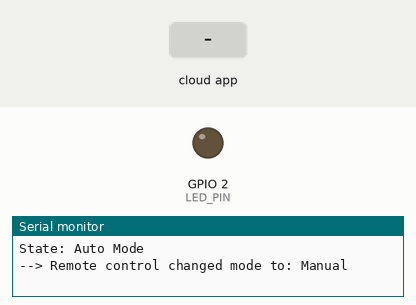
Bench run of a sketch on a simulated ESP32. Parts: output pins drawn as LEDs (lit = HIGH), the last lines printed to the serial monitor. Inputs (shaded band) come from the test bench. WiFi joins after 1.5 s; servers stay silent unless stated; the local clock reads 2024-03-15 10:24:30 at power-on unless the sketch sets it; the Firebase database answers and starts empty.

Above: at 2.7 s.
2.8 s: the phone or cloud app sets brightness_lvl to 1
At 3.4 s:
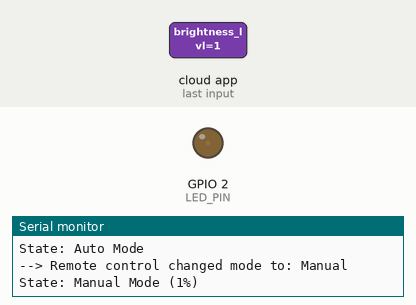
8.0 s: the phone or cloud app sets auto_mode to 1
At 11.4 s:
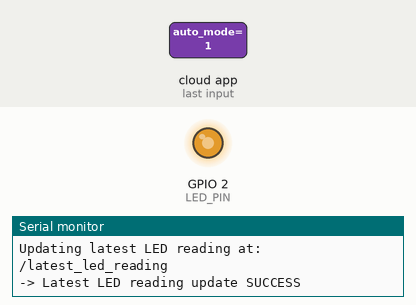
Timing chart, 0 to 12.9 s (numbered marks = the images above; inputs shaded):
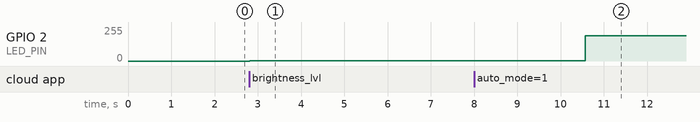

Measured:
- after the input at 2.8 s, GPIO 2 (LED_PIN): 0/255 → 2/255 at once
- after the input at 8.0 s, GPIO 2 (LED_PIN): 2/255 → 191/255 after 2.6 s

The sketch:

smart_led.ino
```cpp
#include <Arduino.h>
#include <WiFi.h>
#include <Firebase_ESP_Client.h>

// Required for Firebase
#include "addons/TokenHelper.h"
#include "addons/RTDBHelper.h"
#include "time.h"

// --- WiFi & Firebase Configuration ---
const char* WIFI_SSID = "B100M";
const char* WIFI_PASSWORD = "12345678";

#define API_KEY "AIzaSyDJXRY084sI0LWgpClDVLYYIx98oz-R5sc"
#define DATABASE_URL "https://iott-c526f-default-rtdb.firebaseio.com"

// --- NTP Time Configuration ---
const char* NTP_SERVER = "pool.ntp.org";
const long GMT_OFFSET_SEC = 28800; // GMT+8
const int DAYLIGHT_OFFSET_SEC = 0;

// --- Firebase Global Objects ---
FirebaseData fbdo;
FirebaseAuth auth;
FirebaseConfig config;

// --- Global Variables for Timing & Status ---
unsigned long sendDataPrevMillis = 0;
unsigned long controlCheckPrevMillis = 0;
unsigned long scheduleCheckPrevMillis = 0;
const int SCHEDULE_CHECK_INTERVAL = 30000; // Check for schedules every 30 seconds

bool signupOK = false;
bool isManualMode = false;      // Controlled by remote, but overridden by schedule
bool scheduleActive = false;    // True if a schedule is currently running
int lastBrightnessValue = -1;
int scheduleBrightness = 0;   // To store the brightness from the active schedule

// --- LED & LDR Configuration ---
#define LDR_PIN         32   // ADC1 channel 4
#define LED_PIN         2    // PWM-capable LED pin

// Calibration values
const int MIN_LUX = 20;
const int MAX_LUX = 1000;
const int MIN_BRIGHTNESS = 10;
const int MAX_BRIGHTNESS = 100;

// --- Function Prototypes ---
// void setup_wifi();
// void initializeFirebase();
// void sendLEDDataToFirebase(int rawLDR, float voltage, float lux, int brightness);
// String getFormattedTimestamp();
// void setLEDBrightness(int percent);
// void checkSchedules();
// void checkRemoteControl();
// void runAutoMode();
// void printCurrentState();

void setup() {
  Serial.begin(115200);
  pinMode(LED_PIN, OUTPUT);
  analogReadResolution(12); // Use 12-bit ADC resolution

  setup_wifi();
  initializeFirebase();

  Serial.println("\nSmart LED Grow Light Module");
  Serial.println("-----------------------------------------------------------------");
}

void loop() {
  // Highest priority: Check for active schedules periodically.
  if (millis() - scheduleCheckPrevMillis > SCHEDULE_CHECK_INTERVAL) {
    scheduleCheckPrevMillis = millis();
    checkSchedules();
  }

  // If a schedule is NOT active, then check for remote control commands.
  if (!scheduleActive && (millis() - controlCheckPrevMillis > 2000)) {
    controlCheckPrevMillis = millis();
    checkRemoteControl();
  }

  // If neither schedule nor manual mode is active, run auto mode.
  if (!scheduleActive && !isManualMode && Firebase.ready() && signupOK && (millis() - sendDataPrevMillis > 10000)) {
    sendDataPrevMillis = millis();
    runAutoMode();
  }

  printCurrentState();
  delay(1000); // Slow down the printing loop
}

void setLEDBrightness(int percent) {
  int pwmValue = map(percent, 0, 100, 0, 255);
  analogWrite(LED_PIN, pwmValue);
}

void checkSchedules() {
  if (!Firebase.ready() || WiFi.status() != WL_CONNECTED) {
    return; // Can't check schedules without connection
  }

  struct tm timeinfo;
  if (!getLocalTime(&timeinfo)) {
    Serial.println("Failed to obtain time for schedule check.");
    return;
  }

  int currentDay = timeinfo.tm_wday; // Sunday = 0, Saturday = 6
  int currentTime = timeinfo.tm_hour * 100 + timeinfo.tm_min;

  bool foundActiveSchedule = false;

  // Loop through up to 5 possible schedules
  for (int i = 1; i <= 5; i++) {
    String path = "/control/led/schedules/schedule_" + String(i);

    // Check if the schedule exists and is enabled
    if (Firebase.RTDB.getBool(&fbdo, path + "/enabled") && fbdo.boolData()) {

      // Get schedule details
      String startTimeStr, endTimeStr, daysStr;

      if (Firebase.RTDB.getString(&fbdo, path + "/start_time")) startTimeStr = fbdo.stringData();
      else { Serial.println("--> ERROR: Failed to get start_time for " + path); continue; }

      if (Firebase.RTDB.getString(&fbdo, path + "/end_time")) endTimeStr = fbdo.stringData();
      else { Serial.println("--> ERROR: Failed to get end_time for " + path); continue; }

      if (Firebase.RTDB.getInt(&fbdo, path + "/brightness")) scheduleBrightness = fbdo.intData();
      else { Serial.println("--> ERROR: Failed to get brightness for " + path); continue; }

      if (Firebase.RTDB.getString(&fbdo, path + "/days")) daysStr = fbdo.stringData();
      else { Serial.println("--> ERROR: Failed to get days for " + path); continue; }

      // --- Time & Day Validation ---
      int startTime = atoi(startTimeStr.substring(0, 2).c_str()) * 100 + atoi(startTimeStr.substring(3).c_str());
      int endTime = atoi(endTimeStr.substring(0, 2).c_str()) * 100 + atoi(endTimeStr.substring(3).c_str());

      // Check if current day is in the schedule's day list
      if (daysStr.indexOf(String(currentDay)) != -1) {
        // Check if current time is within the schedule's time range
        if (currentTime >= startTime && currentTime < endTime) {
          foundActiveSchedule = true;
          break; // Found an active schedule, no need to check others
        }
      }
    }
  }

  // --- Update System State ---
  if (foundActiveSchedule) {
    if (!scheduleActive) { // Print only on state change
      Serial.println("--> Schedule is now ACTIVE.");
    }
    scheduleActive = true;
    setLEDBrightness(scheduleBrightness);
    lastBrightnessValue = scheduleBrightness;
  } else {
    if (scheduleActive) { // Print only on state change
      Serial.println("--> Schedule is now INACTIVE. Reverting to previous mode.");
      // When schedule ends, revert to the state dictated by Firebase's auto_mode
      if(Firebase.RTDB.getBool(&fbdo, "/control/led/auto_mode")){
          isManualMode = !fbdo.boolData();
      }
    }
    scheduleActive = false;
  }
}

void checkRemoteControl() {
  if (!Firebase.ready() || WiFi.status() != WL_CONNECTED) return;

  // Check for auto_mode flag from Firebase
  if (Firebase.RTDB.getBool(&fbdo, "/control/led/auto_mode")) {
    bool autoModeEnabled = fbdo.boolData();
    // In our new logic, isManualMode is just the opposite of autoModeEnabled
    if (isManualMode == autoModeEnabled) {
      isManualMode = !autoModeEnabled;
      Serial.print("--> Remote control changed mode to: ");
      Serial.println(isManualMode ? "Manual" : "Auto");
    }
  }

  // If in manual mode, check for brightness changes
  if (isManualMode && Firebase.RTDB.getInt(&fbdo, "/control/led/brightness_lvl")) {
    int manualBrightness = constrain(fbdo.intData(), 0, 100);
    if (manualBrightness != lastBrightnessValue) {
      lastBrightnessValue = manualBrightness;
      setLEDBrightness(manualBrightness);
    }
  }
}

void runAutoMode() {
  int rawLDR = analogRead(LDR_PIN);
  if (rawLDR == 0) {
    Serial.println("Error: LDR reading is 0. Check wiring.");
    return;
  }
  float voltage = rawLDR * (3.3 / 4095.0);
  float lux = 500 / voltage;
  int brightness = map(lux, MIN_LUX, MAX_LUX, MAX_BRIGHTNESS, MIN_BRIGHTNESS);
  brightness = constrain(brightness, MIN_BRIGHTNESS, MAX_BRIGHTNESS);

  Serial.print("Raw LDR: ");
  Serial.print(rawLDR);
  Serial.print(" | Voltage: ");
  Serial.print(voltage);
  Serial.print("V | Lux: ");
  Serial.print(lux);
  Serial.print(" | Brightness: ");
  Serial.print(brightness);
  Serial.println("%");

  setLEDBrightness(brightness);
  lastBrightnessValue = brightness; // Keep track of the last auto brightness
  sendLEDDataToFirebase(rawLDR, voltage, lux, brightness);
}

void printCurrentState() {
  static String lastPrintedState = "";
  String currentState = "";

  if (scheduleActive) {
    currentState = "State: Schedule Active (" + String(scheduleBrightness) + "%)";
  } else if (isManualMode) {
    currentState = "State: Manual Mode (" + String(lastBrightnessValue) + "%)";
  } else {
    currentState = "State: Auto Mode";
  }

  if (currentState != lastPrintedState) {
    Serial.println(currentState);
    lastPrintedState = currentState;
  }
}

// --- Helper Functions (WiFi, Firebase Init, etc.) ---

void setup_wifi() {
  WiFi.begin(WIFI_SSID, WIFI_PASSWORD);
  Serial.print("Connecting to WiFi");
  while (WiFi.status() != WL_CONNECTED) {
    Serial.print(".");
    delay(300);
  }
  Serial.println();
  Serial.print("Connected with IP: ");
  Serial.println(WiFi.localIP());
  configTime(GMT_OFFSET_SEC, DAYLIGHT_OFFSET_SEC, NTP_SERVER);
  Serial.println("Time configured via NTP.");
}

void initializeFirebase() {
  config.api_key = API_KEY;
  config.database_url = DATABASE_URL;
  if (Firebase.signUp(&config, &auth, "", "")) {
    Serial.println("Firebase signup OK");
    signupOK = true;
  } else {
    Serial.printf("Signup error: %s\n", config.signer.signupError.message.c_str());
  }
  Firebase.begin(&config, &auth);
  Firebase.reconnectWiFi(true);
}

void sendLEDDataToFirebase(int rawLDR, float voltage, float lux, int brightness) {
  if (Firebase.ready() && WiFi.status() == WL_CONNECTED) {
    FirebaseJson json;
    String timestamp = getFormattedTimestamp();
    json.set("timestamp", timestamp);
    json.set("raw_ldr", String(rawLDR));
    json.set("voltage", String(voltage, 2));
    json.set("lux", String(lux, 2));
    json.set("brightness_percent", String(brightness));

    // 1. Send to a historical log with a unique timestamp
    String log_path = "/led_logs/" + timestamp;
    Serial.printf("Sending LED data to log path: %s\n", log_path.c_str());
    if (Firebase.RTDB.setJSON(&fbdo, log_path.c_str(), &json)) {
      Serial.println("-> LED Log write SUCCESS");
    } else {
      Serial.println("-> LED Log write FAILED: " + fbdo.errorReason());
    }

    // 2. Send to a fixed path for the latest reading
    String latest_path = "/latest_led_reading";
    Serial.printf("Updating latest LED reading at: %s\n", latest_path.c_str());
    if (Firebase.RTDB.setJSON(&fbdo, latest_path.c_str(), &json)) {
        Serial.println("-> Latest LED reading update SUCCESS");
    } else {
        Serial.println("-> Latest LED reading update FAILED: " + fbdo.errorReason());
    }
  }
}

String getFormattedTimestamp() {
  struct tm timeinfo;
  if (!getLocalTime(&timeinfo)) {
    return "1970-01-01 00:00:00";
  }
  char timeStringBuff[50];
  strftime(timeStringBuff, sizeof(timeStringBuff), "%Y-%m-%d_%H-%M-%S", &timeinfo);
  return String(timeStringBuff);
}
```
